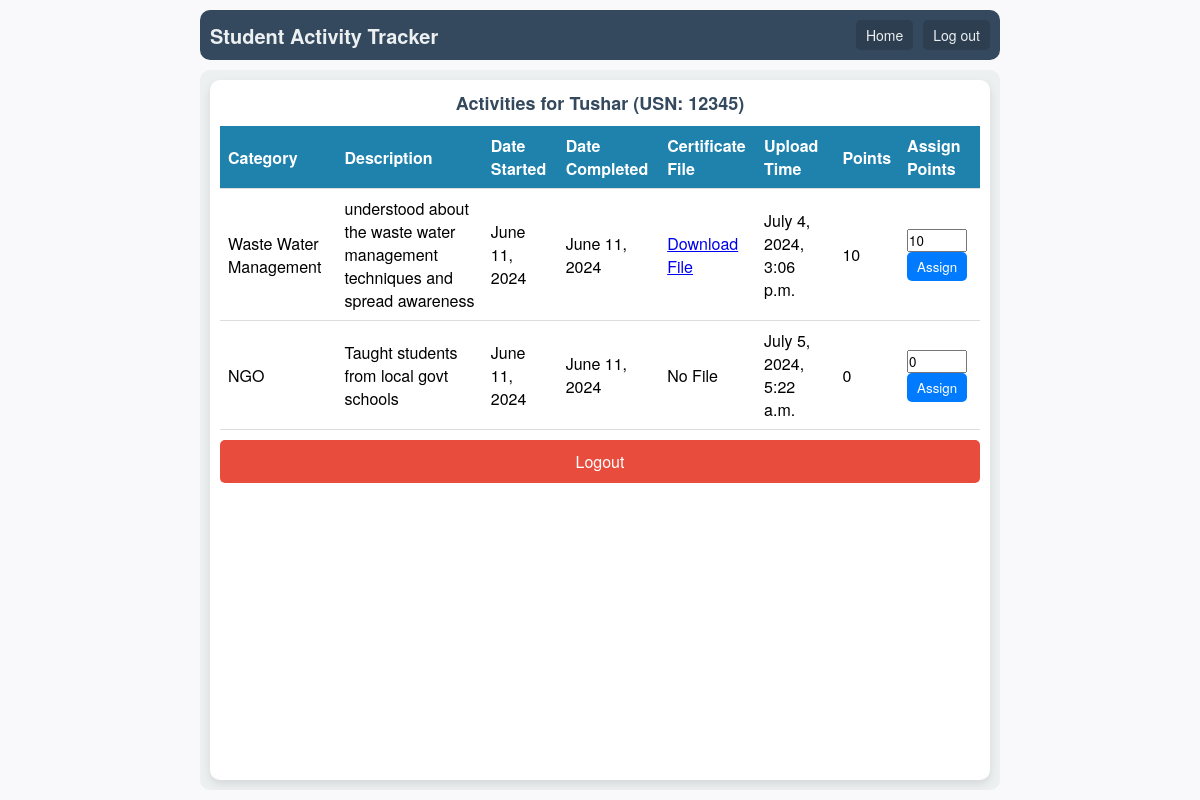
/activities/1/ (signed in), run on the app's committed database.
### activityPointsApp/models.py (models this page shows, shortened)
class Student(models.Model):
    usn = models.CharField(max_length=10, unique=True)
    name = models.CharField(max_length=20)
    email = models.EmailField(unique=True)
    password = models.CharField(max_length=128)
    sem = models.IntegerField()
    sec = models.CharField(max_length=1)
    phone_no = models.CharField(max_length=10)
    points = models.IntegerField(default=0)

class Activity(models.Model):
    student = models.ForeignKey(Student, on_delete=models.CASCADE, related_name='activities')
    category = models.ForeignKey(ActivityCategory, on_delete=models.CASCADE)
    description = models.TextField()
    date_started = models.DateField()
    date_completed = models.DateField()
    cert_file = models.FileField(upload_to='activity_certificates/', blank=True, null=True)
    upload_time = models.DateTimeField(default=timezone.now)
    points = models.IntegerField(default=0)

class ActivityCategory(models.Model):
    name = models.CharField(max_length=255)
    def __str__(self):
        return self.name

### activityPointsApp/views.py (the view)
# urls.py: path('activities/<int:student_id>/', studentActivities, name='studentActivities'),
def studentActivities(request, student_id):
    if 'student_id' not in request.session and 'teacher_email' not in request.session:
        return redirect('login')  # Redirect to login page if not logged in
    student = get_object_or_404(Student, id=student_id)
    activities = student.activities.all()
    return render(request, 'myActivities.html', {"student": student, "activities": activities})

### activityPointsApp/templates/myActivities.html (shortened to what this page needs)
{% load static %}
<!DOCTYPE html>
<html lang="en">
<head>
    <link rel="stylesheet" href="{% static 'activities.css' %}">
</head>
<body>
    <div class="container">
        <div class="header">
            <div class="app-name">Student Activity Tracker</div>
            <div class="nav">
                <a class="nav-item" href="{% url "home" %}">Home</a>
                <a class="nav-item" href="{% url 'logout' %}">Log out</a>
            </div>
        </div>
        <div class="content">
            <div class="main-content">
                <h2>Activities for {{ student.name }} (USN: {{ student.usn }})</h2>
                {% if activities %}
                <table>
                    <thead>
                        <tr>
                            <th>Category</th>
                            <th>Description</th>
                            <th>Date Started</th>
                            <th>Date Completed</th>
                            <th>Certificate File</th>
                            <th>Upload Time</th>
                            <th>Points</th>
                            {% if request.session.teacher_email %}
                            <th>Assign Points</th>
                            {% endif %}
                        </tr>
                    </thead>
                    <tbody>
                        {% for activity in activities %}
                            <tr>
                                <td>{{ activity.category }}</td>
                                <td>{{ activity.description }}</td>
                                <td>{{ activity.date_started }}</td>
                                <td>{{ activity.date_completed }}</td>
                                <td>
                                    {% if activity.cert_file %}
                                        <a href="{{ activity.cert_file.url }}" target="_blank">Download File</a>
                                    {% else %}
                                        No File
                                    {% endif %}
                                </td>
                                <td>{{ activity.upload_time }}</td>
                                <td>{{ activity.points }}</td>
                                {% if request.session.teacher_email %}
                                <td>
                                    <form method="post" action="{% url 'assignPoints' activity.id %}">
                                        <input type="number" name="points" value="{{ activity.points }}" required>
                                        <button type="submit">Assign</button>
                                    </form>
                                </td>
                                {% endif %}
                            </tr>
                        {% endfor %}
                    </tbody>
                </table>
                {% else %}
                    <p style="font-size: 24px; text-align: center; margin: 5%;">No Activities!</p>
                {% endif %}
                <a href="{% url 'logout' %}" class="logout-btn">Logout</a>
            </div>
        </div>
    </div>
</body>
</html>

### activityPointsApp/static/activities.css (style rules this page uses)
* { box-sizing: border-box; margin: 0; padding: 0; font-family: 'Helvetica Neue', Arial, sans-serif; }
body { background-color: #f9f9fb; padding: 10px; display: flex; justify-content: center; align-items: center; height: 100vh; overflow: hidden; }
.container { width: 100%; max-width: 800px; height: 100%; display: flex; flex-direction: column; }
.header { display: flex; justify-content: space-between; align-items: center; background-color: #34495e; padding: 10px; border-radius: 10px; margin-bottom: 10px; }
.app-name { font-size: 20px; color: #ecf0f1; font-weight: bold; }
.nav { display: flex; }
.nav-item { margin-left: 10px; padding: 5px 10px; background-color: #2c3e50; color: #ecf0f1; border-radius: 5px; cursor: pointer; font-size: 14px; text-decoration: none; }
.content { display: flex; justify-content: center; background-color: #ecf0f1; padding: 10px; border-radius: 10px; flex-grow: 1; overflow: hidden; }
.main-content { width: 100%; background-color: #ffffff; border-radius: 10px; padding: 10px; box-shadow: 0 4px 10px rgba(0, 0, 0, 0.1); overflow-y: auto; max-height: 100%; }
h2 { text-align: center; margin-bottom: 10px; font-size: 18px; color: #34495e; }
table { width: 100%; border-collapse: collapse; margin-bottom: 10px; }
thead { background-color: #1e82ad; color: white; }
th, td { padding: 8px; text-align: left; border-bottom: 1px solid #ddd; }
form { display: inline; }
input[type="number"] { width: 60px; }
button { background-color: #007bff; border: none; color: white; padding: 5px 10px; border-radius: 5px; cursor: pointer; }
.logout-btn { display: block; margin-top: 10px; text-align: center; padding: 10px; background-color: #e74c3c; color: white; border: none; border-radius: 5px; cursor: pointer; text-decoration: none; }

### data on the page
Student: name "Tushar", usn "12345"
Activity: category "Waste Water Management", description "understood about the waste water management techniques and spread awareness", date_started "June 11, 2024", date_completed "June 11, 2024", upload_time "July 4, 2024, 3:06 p.m.", points "10"
Activity: category "NGO", description "Taught students from local govt schools", date_started "June 11, 2024", date_completed "June 11, 2024", cert_file "No File", upload_time "July 5, 2024, 5:22 a.m.", points "0"
